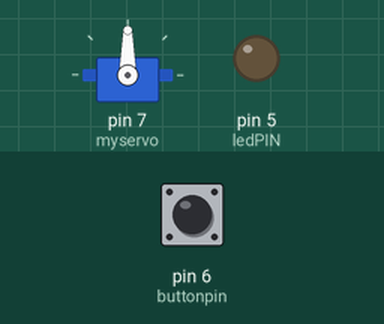
Bench run of a sketch on a simulated Arduino Uno, built with avr-gcc and run on an emulated ATmega328P. On the bench: servo, output pins drawn as LEDs (lit = HIGH). Inputs (shaded band) come from the test bench; at power-on: pin 6 (buttonpin) LOW.

Above: at 1.2 s.
1.3 s: pin 6 (buttonpin) pulled HIGH for 0.15 s
At 1.7 s:
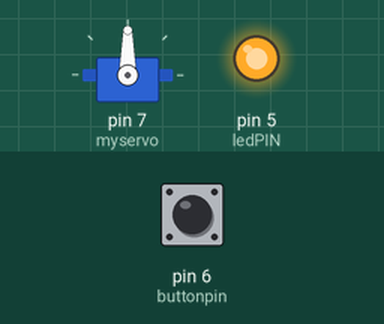
2.9 s: pin 6 (buttonpin) pulled HIGH for 1 s
At 4.2 s:
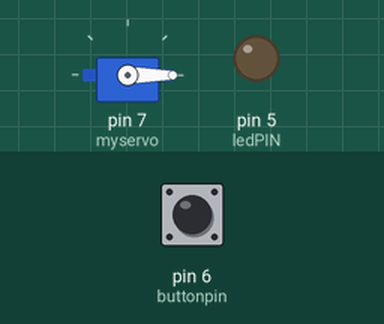
5.4 s: pin 6 (buttonpin) pulled HIGH for 3.2 s
At 6.1 s:
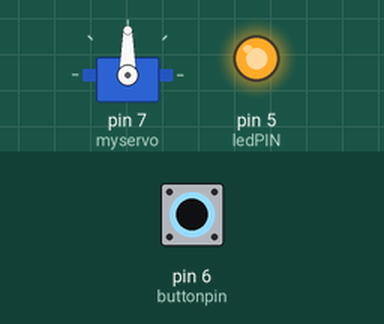
Timing chart, 0 to 8.4 s (numbered marks = the images above; inputs shaded):
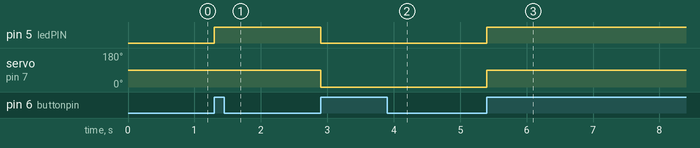

The sketch:

led_button.ino
```cpp
int LEDSTATE = 0;
int ledPIN = 5;
int buttonpin = 6;
int buttonNEw;
int buttonold = 1;
#include <Servo.h>
Servo myservo;
Servo myservo2;
void setup() {
  // put your setup code here, to run once:
Serial.begin(9600);
pinMode(ledPIN,OUTPUT);
pinMode(buttonpin,INPUT);
 myservo.attach(7);

}

void loop() {
  // put your main code here, to run repeatedly:
buttonNEw =digitalRead(buttonpin);
if (buttonold==0 && buttonNEw ==1){
  if (LEDSTATE ==0){
    digitalWrite(ledPIN, HIGH);
    LEDSTATE = 1;
    myservo.write(90);
  }
  else{
        digitalWrite(ledPIN, LOW);
        LEDSTATE = 0;
        myservo.write(0);

  }
  }
buttonold = buttonNEw;
delay(100);

}
```

Measured:
- after the input at 1.3 s, pin 5 (ledPIN): LOW → HIGH at once
- after the input at 2.9 s, pin 5 (ledPIN): HIGH → LOW at once; servo on pin 7 (myservo): 90° → 0° at once
- after the input at 5.4 s, pin 5 (ledPIN): LOW → HIGH at once; servo on pin 7 (myservo): 0° → 90° at once
